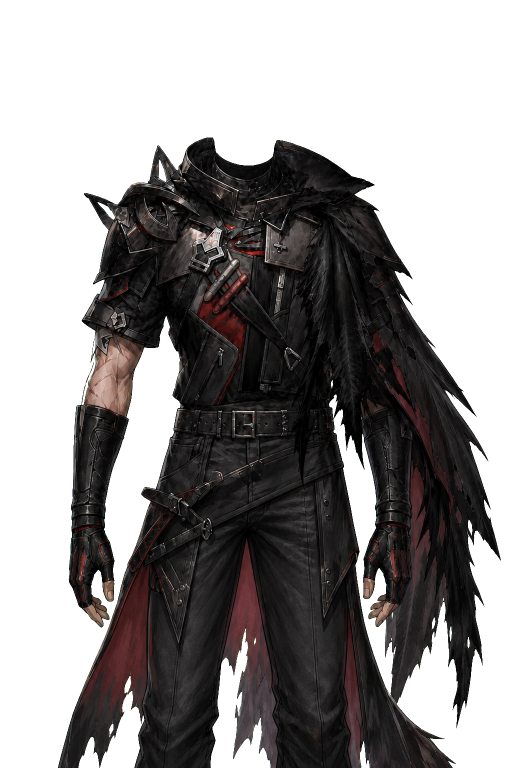
#> input picture assets/live2d/body_master_aligned.png, 1024 x 1536 px, found by its file name (shown at 1/2 size)
$ python preview_marked.py
#> lines starting #> are read from the running program, lines starting #| are printed output that depends on the picture
"""Full character preview with repair zone marked, for user verification."""
from PIL import Image, ImageDraw
from pathlib import Path

BASE = Path("C:/Users/hoverliu/Documents/ChatGPT/个人生活工作台/assets/live2d")
OUT = Path("C:/Users/hoverliu/Documents/ChatGPT/个人生活工作台/tools/diagnose_output")
OUT.mkdir(parents=True, exist_ok=True)

body = Image.open(BASE / "body_master_aligned.png").convert("RGBA")
#> body is the input picture: PIL image 1024x1536 RGBA; mean R, G, B, A 22.6, 141.3, 25.4, 125.6
neck = Image.open(BASE / "neck_body_clean_v2.png").convert("RGBA")
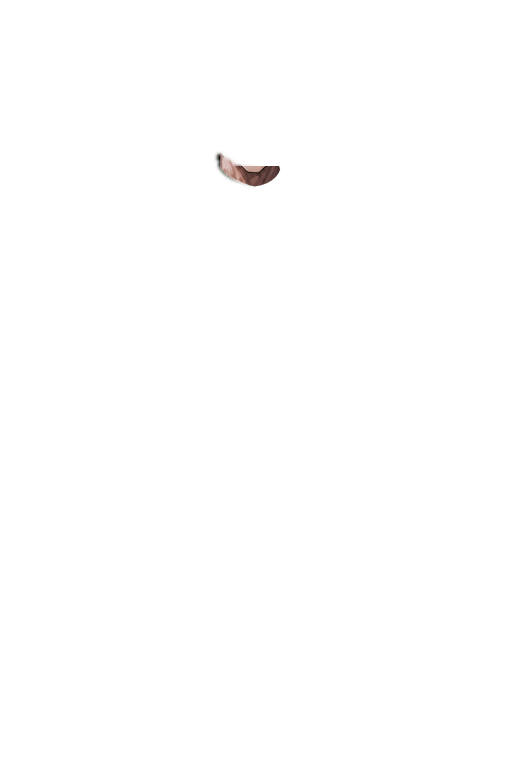
#> input picture assets/live2d/neck_body_clean_v2.png, 1024 x 1536 px, found by its file name (shown at 1/2 size)
#> neck is the input picture: PIL image 1024x1536 RGBA; mean R, G, B, A 2.9, 2.3, 2.2, 0.7
cranium = Image.open(BASE / "cranium_earless_refined_v2.png").convert("RGBA")
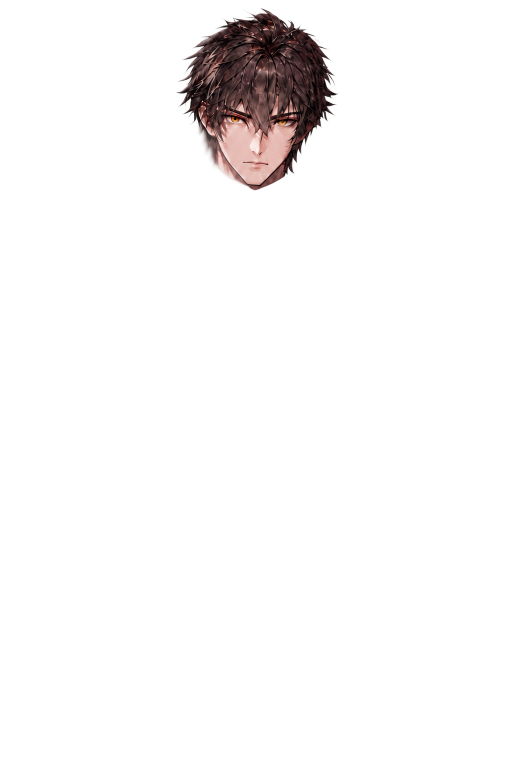
#> input picture assets/live2d/cranium_earless_refined_v2.png, 1024 x 1536 px, found by its file name (shown at 1/2 size)
#> cranium is the input picture: PIL image 1024x1536 RGBA; mean R, G, B, A 8.1, 5.6, 5.4, 11.7
collar = Image.open(BASE / "collar_foreground_aligned.png").convert("RGBA")
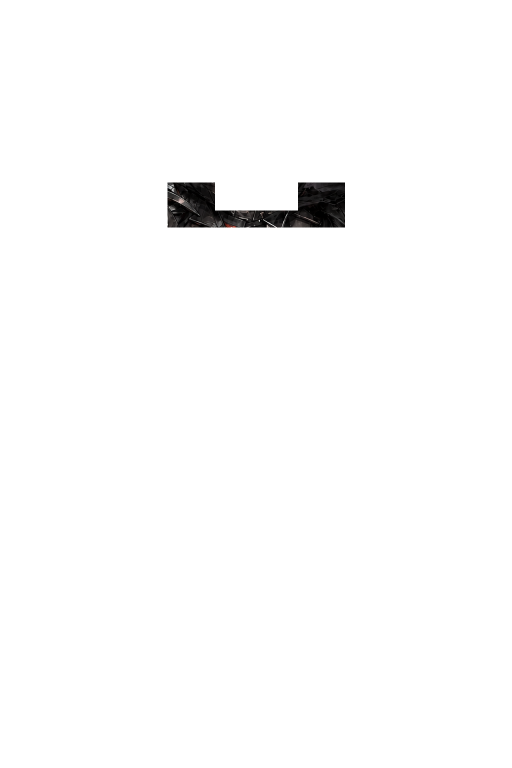
#> input picture assets/live2d/collar_foreground_aligned.png, 1024 x 1536 px, found by its file name (shown at 1/2 size)
#> collar is the input picture: PIL image 1024x1536 RGBA; mean R, G, B, A 0.4, 0.4, 0.4, 3.7

size = body.size
#> size = (1024, 1536)
canvas = Image.new("RGBA", size, (238, 239, 241, 255))
canvas.alpha_composite(body)
canvas.alpha_composite(neck)
canvas.alpha_composite(cranium)
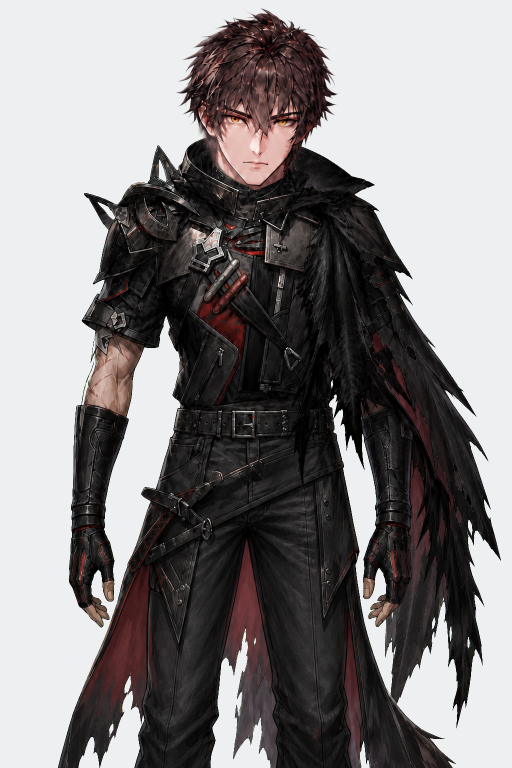
#> canvas: PIL image 1024x1536 RGBA (shown at 1/2 size); mean R, G, B, A 133.9, 130.4, 131.1, 255
canvas.alpha_composite(collar)

draw = ImageDraw.Draw(canvas)
# Repair zone 1: left jaw seam (first fix)
draw.rectangle([(350, 260), (470, 420)], outline="lime", width=4)
# Repair zone 2: left cheek highlight (second fix)
draw.rectangle([(380, 270), (500, 400)], outline="red", width=4)

canvas.convert("RGB").save(OUT / "preview_marked.jpg", quality=95)
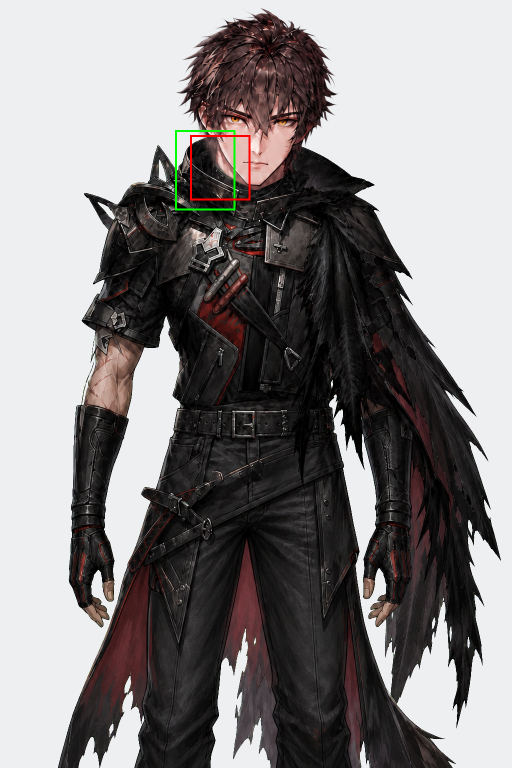
#> saved as preview_marked.jpg: PIL image 1024x1536 RGB (shown at 1/2 size); mean R, G, B 133.9, 130.5, 130.8
print("saved", OUT / "preview_marked.jpg")
